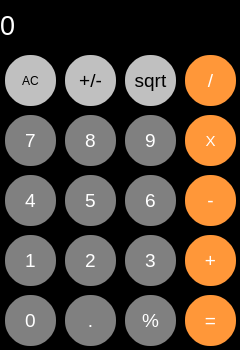
<?xml version="1.0" encoding="UTF-8"?>
<ui version="4.0">
 <class>MainWindow</class>
 <widget class="QMainWindow" name="MainWindow">
  <property name="geometry">
   <rect>
    <x>0</x>
    <y>0</y>
    <width>240</width>
    <height>350</height>
   </rect>
  </property>
  <property name="minimumSize">
   <size>
    <width>240</width>
    <height>350</height>
   </size>
  </property>
  <property name="maximumSize">
   <size>
    <width>240</width>
    <height>350</height>
   </size>
  </property>
  <property name="windowTitle">
   <string>Калькулятор</string>
  </property>
  <property name="styleSheet">
   <string notr="true">background-color: rgb(0, 0, 0)</string>
  </property>
  <widget class="QWidget" name="centralwidget">
   <widget class="QLabel" name="display">
    <property name="geometry">
     <rect>
      <x>0</x>
      <y>0</y>
      <width>231</width>
      <height>51</height>
     </rect>
    </property>
    <property name="minimumSize">
     <size>
      <width>231</width>
      <height>51</height>
     </size>
    </property>
    <property name="maximumSize">
     <size>
      <width>231</width>
      <height>51</height>
     </size>
    </property>
    <property name="font">
     <font>
      <pointsize>20</pointsize>
     </font>
    </property>
    <property name="styleSheet">
     <string notr="true">QLabel {
	background-color: black;
	color: white;
	qproperty-alignment: 'AlignVCenter | AlignRight';
	border-bottom: 1px solid back;
}

</string>
    </property>
    <property name="text">
     <string>0</string>
    </property>
   </widget>
   <widget class="QPushButton" name="pushButton_changeSign">
    <property name="geometry">
     <rect>
      <x>60</x>
      <y>50</y>
      <width>61</width>
      <height>61</height>
     </rect>
    </property>
    <property name="font">
     <font>
      <pointsize>14</pointsize>
     </font>
    </property>
    <property name="styleSheet">
     <string notr="true">QPushButton {
border-radius: 30px;
background-color: rgb(192, 192, 192);	
border: 5px solid black;
}
QPushButton:pressed {
	background-color: qlineargradient(x1:0, y1:0, x2:0, y2:1,
												stop: 0 #dadbde, stop: 1 #f6f7fa);
}</string>
    </property>
    <property name="text">
     <string>+/-</string>
    </property>
   </widget>
   <widget class="QPushButton" name="pushButton_sqrt">
    <property name="geometry">
     <rect>
      <x>120</x>
      <y>50</y>
      <width>61</width>
      <height>61</height>
     </rect>
    </property>
    <property name="font">
     <font>
      <pointsize>14</pointsize>
     </font>
    </property>
    <property name="styleSheet">
     <string notr="true">QPushButton {
border-radius: 30px;
background-color: rgb(192, 192, 192);	
border: 5px solid black;
}
QPushButton:pressed {
	background-color: qlineargradient(x1:0, y1:0, x2:0, y2:1,
												stop: 0 #dadbde, stop: 1 #f6f7fa);
}</string>
    </property>
    <property name="text">
     <string>sqrt</string>
    </property>
   </widget>
   <widget class="QPushButton" name="pushButton_division">
    <property name="geometry">
     <rect>
      <x>180</x>
      <y>50</y>
      <width>61</width>
      <height>61</height>
     </rect>
    </property>
    <property name="font">
     <font>
      <pointsize>14</pointsize>
     </font>
    </property>
    <property name="styleSheet">
     <string notr="true">QPushButton {
	border-radius: 30px;
	background-color: rgb(255, 151, 57);
	color:white;
	border: 5px solid black;
}

QPushButton:pressed {
	background-color: qlineargradient(x1:0, y1:0, x2:0, y2:1,
												stop: 0 #dadbde, stop: 1 #f6f7fa);
}</string>
    </property>
    <property name="text">
     <string>/</string>
    </property>
   </widget>
   <widget class="QPushButton" name="pushButton_8">
    <property name="geometry">
     <rect>
      <x>60</x>
      <y>110</y>
      <width>61</width>
      <height>61</height>
     </rect>
    </property>
    <property name="font">
     <font>
      <pointsize>14</pointsize>
     </font>
    </property>
    <property name="styleSheet">
     <string notr="true">QPushButton {
border-radius: 30px;
background-color: gray;	
color: white;
border: 5px solid black;
}
QPushButton:pressed {
	background-color: qlineargradient(x1:0, y1:0, x2:0, y2:1,
												stop: 0 #dadbde, stop: 1 #f6f7fa);
}</string>
    </property>
    <property name="text">
     <string>8</string>
    </property>
   </widget>
   <widget class="QPushButton" name="pushButton_9">
    <property name="geometry">
     <rect>
      <x>120</x>
      <y>110</y>
      <width>61</width>
      <height>61</height>
     </rect>
    </property>
    <property name="font">
     <font>
      <pointsize>14</pointsize>
     </font>
    </property>
    <property name="styleSheet">
     <string notr="true">QPushButton {
border-radius: 30px;
background-color: gray;	
color: white;
border: 5px solid black;
}
QPushButton:pressed {
	background-color: qlineargradient(x1:0, y1:0, x2:0, y2:1,
												stop: 0 #dadbde, stop: 1 #f6f7fa);
}</string>
    </property>
    <property name="text">
     <string>9</string>
    </property>
   </widget>
   <widget class="QPushButton" name="pushButton_7">
    <property name="geometry">
     <rect>
      <x>0</x>
      <y>110</y>
      <width>61</width>
      <height>61</height>
     </rect>
    </property>
    <property name="font">
     <font>
      <pointsize>14</pointsize>
     </font>
    </property>
    <property name="styleSheet">
     <string notr="true">QPushButton {
border-radius: 30px;
background-color: gray;	
color: white;
border: 5px solid black;
}
QPushButton:pressed {
	background-color: qlineargradient(x1:0, y1:0, x2:0, y2:1,
												stop: 0 #dadbde, stop: 1 #f6f7fa);
}</string>
    </property>
    <property name="text">
     <string>7</string>
    </property>
   </widget>
   <widget class="QPushButton" name="pushButton_multiplication">
    <property name="geometry">
     <rect>
      <x>180</x>
      <y>110</y>
      <width>61</width>
      <height>61</height>
     </rect>
    </property>
    <property name="font">
     <font>
      <pointsize>11</pointsize>
     </font>
    </property>
    <property name="styleSheet">
     <string notr="true">QPushButton {
	border-radius: 30px;
	background-color: rgb(255, 151, 57);
	color:white;
	border: 5px solid black;
}

QPushButton:pressed {
	background-color: qlineargradient(x1:0, y1:0, x2:0, y2:1,
												stop: 0 #dadbde, stop: 1 #f6f7fa);
}</string>
    </property>
    <property name="text">
     <string>Х</string>
    </property>
   </widget>
   <widget class="QPushButton" name="pushButton_2">
    <property name="geometry">
     <rect>
      <x>60</x>
      <y>230</y>
      <width>61</width>
      <height>61</height>
     </rect>
    </property>
    <property name="font">
     <font>
      <pointsize>14</pointsize>
     </font>
    </property>
    <property name="styleSheet">
     <string notr="true">QPushButton {
border-radius: 30px;
background-color: gray;	
color: white;
border: 5px solid black;
}
QPushButton:pressed {
	background-color: qlineargradient(x1:0, y1:0, x2:0, y2:1,
												stop: 0 #dadbde, stop: 1 #f6f7fa);
}</string>
    </property>
    <property name="text">
     <string>2</string>
    </property>
   </widget>
   <widget class="QPushButton" name="pushButton_3">
    <property name="geometry">
     <rect>
      <x>120</x>
      <y>230</y>
      <width>61</width>
      <height>61</height>
     </rect>
    </property>
    <property name="font">
     <font>
      <pointsize>14</pointsize>
     </font>
    </property>
    <property name="styleSheet">
     <string notr="true">QPushButton {
border-radius: 30px;
background-color: gray;	
color: white;
border: 5px solid black;
}
QPushButton:pressed {
	background-color: qlineargradient(x1:0, y1:0, x2:0, y2:1,
												stop: 0 #dadbde, stop: 1 #f6f7fa);
}</string>
    </property>
    <property name="text">
     <string>3</string>
    </property>
   </widget>
   <widget class="QPushButton" name="pushButton_plus">
    <property name="geometry">
     <rect>
      <x>180</x>
      <y>230</y>
      <width>61</width>
      <height>61</height>
     </rect>
    </property>
    <property name="font">
     <font>
      <pointsize>14</pointsize>
     </font>
    </property>
    <property name="styleSheet">
     <string notr="true">QPushButton {
	border-radius: 30px;
	background-color: rgb(255, 151, 57);
	color:white;
	border: 5px solid black;
}

QPushButton:pressed {
	background-color: qlineargradient(x1:0, y1:0, x2:0, y2:1,
												stop: 0 #dadbde, stop: 1 #f6f7fa);
}</string>
    </property>
    <property name="text">
     <string>+</string>
    </property>
   </widget>
   <widget class="QPushButton" name="pushButton_minus">
    <property name="geometry">
     <rect>
      <x>180</x>
      <y>170</y>
      <width>61</width>
      <height>61</height>
     </rect>
    </property>
    <property name="font">
     <font>
      <pointsize>14</pointsize>
     </font>
    </property>
    <property name="styleSheet">
     <string notr="true">QPushButton {
	border-radius: 30px;
	background-color: rgb(255, 151, 57);
	color:white;
	border: 5px solid black;
}

QPushButton:pressed {
	background-color: qlineargradient(x1:0, y1:0, x2:0, y2:1,
												stop: 0 #dadbde, stop: 1 #f6f7fa);
}</string>
    </property>
    <property name="text">
     <string>-</string>
    </property>
   </widget>
   <widget class="QPushButton" name="pushButton_6">
    <property name="geometry">
     <rect>
      <x>120</x>
      <y>170</y>
      <width>61</width>
      <height>61</height>
     </rect>
    </property>
    <property name="font">
     <font>
      <pointsize>14</pointsize>
     </font>
    </property>
    <property name="styleSheet">
     <string notr="true">QPushButton {
border-radius: 30px;
background-color: gray;	
color: white;
border: 5px solid black;
}
QPushButton:pressed {
	background-color: qlineargradient(x1:0, y1:0, x2:0, y2:1,
												stop: 0 #dadbde, stop: 1 #f6f7fa);
}</string>
    </property>
    <property name="text">
     <string>6</string>
    </property>
   </widget>
   <widget class="QPushButton" name="pushButton_5">
    <property name="geometry">
     <rect>
      <x>60</x>
      <y>170</y>
      <width>61</width>
      <height>61</height>
     </rect>
    </property>
    <property name="font">
     <font>
      <pointsize>14</pointsize>
     </font>
    </property>
    <property name="styleSheet">
     <string notr="true">QPushButton {
border-radius: 30px;
background-color: gray;	
color: white;
border: 5px solid black;
}
QPushButton:pressed {
	background-color: qlineargradient(x1:0, y1:0, x2:0, y2:1,
												stop: 0 #dadbde, stop: 1 #f6f7fa);
}</string>
    </property>
    <property name="text">
     <string>5</string>
    </property>
   </widget>
   <widget class="QPushButton" name="pushButton_1">
    <property name="geometry">
     <rect>
      <x>0</x>
      <y>230</y>
      <width>61</width>
      <height>61</height>
     </rect>
    </property>
    <property name="font">
     <font>
      <pointsize>14</pointsize>
     </font>
    </property>
    <property name="styleSheet">
     <string notr="true">QPushButton {
border-radius: 30px;
background-color: gray;	
color: white;
border: 5px solid black;
}
QPushButton:pressed {
	background-color: qlineargradient(x1:0, y1:0, x2:0, y2:1,
												stop: 0 #dadbde, stop: 1 #f6f7fa);
}</string>
    </property>
    <property name="text">
     <string>1</string>
    </property>
   </widget>
   <widget class="QPushButton" name="pushButton_4">
    <property name="geometry">
     <rect>
      <x>0</x>
      <y>170</y>
      <width>61</width>
      <height>61</height>
     </rect>
    </property>
    <property name="font">
     <font>
      <pointsize>14</pointsize>
     </font>
    </property>
    <property name="styleSheet">
     <string notr="true">QPushButton {
border-radius: 30px;
background-color: gray;	
color: white;
border: 5px solid black;
}
QPushButton:pressed {
	background-color: qlineargradient(x1:0, y1:0, x2:0, y2:1,
												stop: 0 #dadbde, stop: 1 #f6f7fa);
}</string>
    </property>
    <property name="text">
     <string>4</string>
    </property>
   </widget>
   <widget class="QPushButton" name="pushButton_percent">
    <property name="geometry">
     <rect>
      <x>120</x>
      <y>290</y>
      <width>61</width>
      <height>61</height>
     </rect>
    </property>
    <property name="font">
     <font>
      <pointsize>14</pointsize>
     </font>
    </property>
    <property name="styleSheet">
     <string notr="true">QPushButton {
border-radius: 30px;
background-color: gray;	
color: white;
border: 5px solid black;
}
QPushButton:pressed {
	background-color: qlineargradient(x1:0, y1:0, x2:0, y2:1,
												stop: 0 #dadbde, stop: 1 #f6f7fa);
}</string>
    </property>
    <property name="text">
     <string>%</string>
    </property>
   </widget>
   <widget class="QPushButton" name="pushButton_point">
    <property name="geometry">
     <rect>
      <x>60</x>
      <y>290</y>
      <width>61</width>
      <height>61</height>
     </rect>
    </property>
    <property name="font">
     <font>
      <pointsize>14</pointsize>
     </font>
    </property>
    <property name="styleSheet">
     <string notr="true">QPushButton {
border-radius: 30px;
background-color: gray;	
color: white;
border: 5px solid black;
}
QPushButton:pressed {
	background-color: qlineargradient(x1:0, y1:0, x2:0, y2:1,
												stop: 0 #dadbde, stop: 1 #f6f7fa);
}</string>
    </property>
    <property name="text">
     <string>.</string>
    </property>
   </widget>
   <widget class="QPushButton" name="pushButton_equal">
    <property name="geometry">
     <rect>
      <x>180</x>
      <y>290</y>
      <width>61</width>
      <height>61</height>
     </rect>
    </property>
    <property name="font">
     <font>
      <pointsize>14</pointsize>
     </font>
    </property>
    <property name="styleSheet">
     <string notr="true">QPushButton {
	border-radius: 30px;
	background-color: rgb(255, 151, 57);
	color:white;
	border: 5px solid black;
}

QPushButton:pressed {
	background-color: qlineargradient(x1:0, y1:0, x2:0, y2:1,
												stop: 0 #dadbde, stop: 1 #f6f7fa);
}</string>
    </property>
    <property name="text">
     <string>=</string>
    </property>
   </widget>
   <widget class="QPushButton" name="pushButton_0">
    <property name="geometry">
     <rect>
      <x>0</x>
      <y>290</y>
      <width>61</width>
      <height>61</height>
     </rect>
    </property>
    <property name="font">
     <font>
      <pointsize>14</pointsize>
     </font>
    </property>
    <property name="styleSheet">
     <string notr="true">QPushButton {
border-radius: 30px;
background-color: gray;	
color: white;
border: 5px solid black;
}
QPushButton:pressed {
	background-color: qlineargradient(x1:0, y1:0, x2:0, y2:1,
												stop: 0 #dadbde, stop: 1 #f6f7fa);
}</string>
    </property>
    <property name="text">
     <string>0</string>
    </property>
   </widget>
   <widget class="QPushButton" name="pushButton_clearAll">
    <property name="geometry">
     <rect>
      <x>0</x>
      <y>50</y>
      <width>61</width>
      <height>61</height>
     </rect>
    </property>
    <property name="styleSheet">
     <string notr="true">QPushButton {
border-radius: 30px;
background-color: rgb(192, 192, 192);	
border: 5px solid black;
}
QPushButton:pressed {
	background-color: qlineargradient(x1:0, y1:0, x2:0, y2:1,
												stop: 0 #dadbde, stop: 1 #f6f7fa);
}</string>
    </property>
    <property name="text">
     <string>AC</string>
    </property>
   </widget>
  </widget>
 </widget>
 <resources/>
 <connections/>
</ui>
